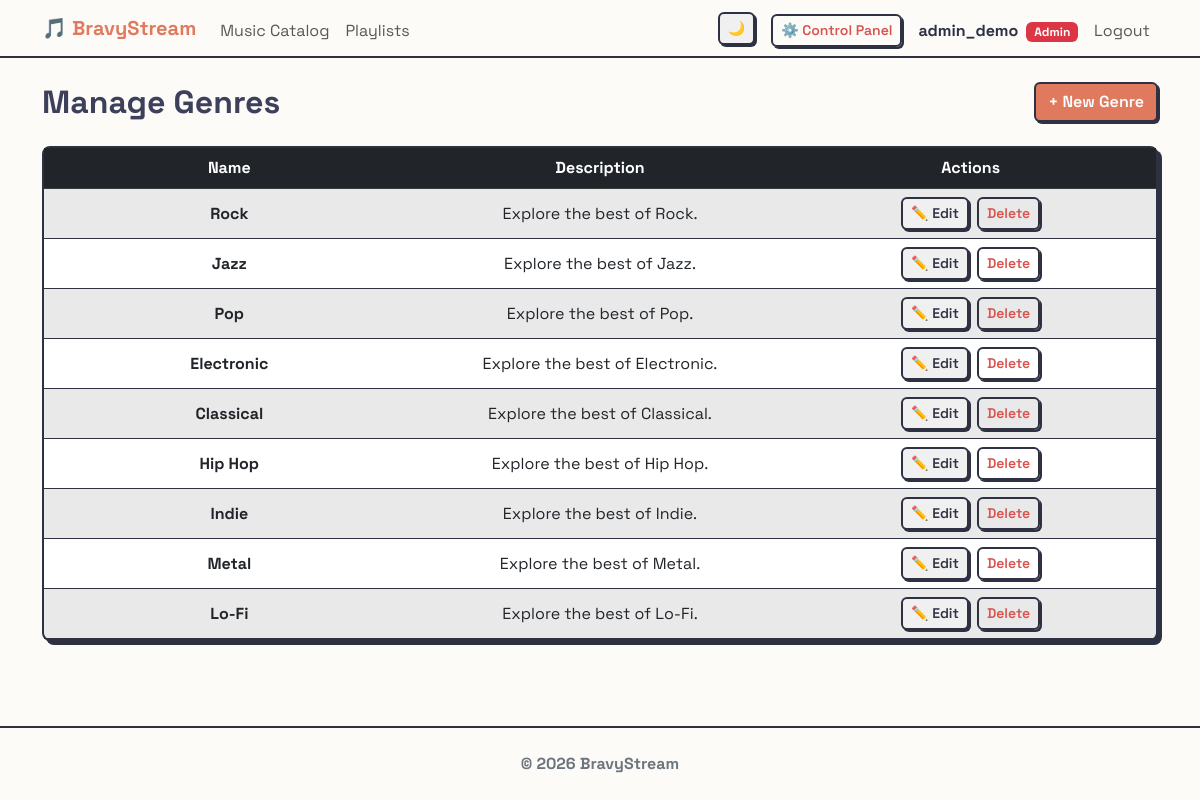
Page /music/genres/ (signed in) on the committed database.
### users/models.py (models this page shows, shortened)
class CustomUser(AbstractUser):
    ROLE_CHOICES = (
        ('listener', 'Listener'),
        ('curator', 'Curator'),
        ('moderator', 'Moderator'),
    )
    role = models.CharField(max_length=20, choices=ROLE_CHOICES, default='listener')
    birth_date = models.DateField(null=True, blank=True)
    friends = models.ManyToManyField('self', blank=True)
    ICON_CHOICES = [
        ('👤', '👤'),
        ('🐶', '🐶'),
        ('🐱', '🐱'),
        ('🦊', '🦊'),
        ('🐯', '🐯'),
        ('🐼', '🐼'),
        ('🐰', '🐰'),
        ('👽', '👽'),
        ('🤖', '🤖'),
        ('👻', '👻'),
        ('🤠', '🤠'),
    ]
    profile_icon = models.CharField(max_length=10, choices=ICON_CHOICES, default='👤')
    @property
    def pending_friend_requests_count(self):
        return self.received_requests.filter(is_accepted=False).count()

### music/models.py (models this page shows, shortened)
class Genre(models.Model):
    name = models.CharField(max_length=100, unique=True)
    description = models.TextField(blank=True, null=True)

### music/views.py (the view)
# urls.py: path('genres/', GenreListView.as_view(), name='genre_list'),
class GenreListView(LoginRequiredMixin, CuratorRequiredMixin, ListView):
    model = Genre
    template_name = 'music/genre_list.html'

### music/views.py (called while the page is built)
    def test_func(self):
        return self.request.user.role == 'curator' or self.request.user.is_superuser

### templates/music/genre_list.html (shortened to what this page needs)
{% extends 'base.html' %}
{% block content %}
<div class="d-flex justify-content-between align-items-center mb-4">
    <h2 class="mb-0" style="color: var(--accent-tertiary);">Manage Genres</h2>
    <a href="{% url 'music:genre_create' %}" class="btn btn-primary">+ New Genre</a>
</div>
<div class="card neo-card">
    <div class="table-responsive" style="overflow: visible;">
        <table class="table table-striped table-hover mb-0">
            <thead class="table-dark text-center">
                <tr>
                    <th style="width: 33.33%;">Name</th>
                    <th style="width: 33.33%;">Description</th>
                    <th style="width: 33.33%;">Actions</th>
                </tr>
            </thead>
            <tbody class="text-center">
                {% for genre in object_list %}
                <tr>
                    <td class="align-middle fw-bold">{{ genre.name }}</td>
                    <td class="align-middle">{{ genre.description|default:"No description" }}</td>
                    <td class="align-middle">
                        <div class="d-flex justify-content-center gap-2">
                            <a href="{% url 'music:genre_update' genre.pk %}" class="btn btn-sm btn-outline-secondary">✏️ Edit</a>
                            <a href="{% url 'music:genre_delete' genre.pk %}" class="btn btn-sm btn-outline-danger">Delete</a>
                        </div>
                    </td>
                </tr>
                {% empty %}
                <tr>
                    <td colspan="3" class="text-center text-muted p-4">
                        No genres defined yet. Create one!
                    </td>
                </tr>
                {% endfor %}
            </tbody>
        </table>
    </div>
</div>
{% endblock %}

### templates/base.html (shortened to what this page needs)
<!DOCTYPE html>
<html lang="it">
<head>
	<link href="https://cdn.jsdelivr.net/npm/bootstrap@5.3.0/dist/css/bootstrap.min.css" rel="stylesheet">
	{% load static %}
	<link rel="stylesheet" href="{% static 'css/style.css' %}">
</head>
<body class="d-flex flex-column min-vh-100" hx-boost="true" hx-headers='{"X-CSRFToken": "{{ csrf_token }}"}'>
	<nav class="navbar navbar-expand-lg navbar-light sticky-top"
		style="background-color: var(--bg-color); border-bottom: 2px solid var(--text-primary);">
		<div class="container">
			<a class="navbar-brand fw-bold" href="{% url 'pages:home' %}" style="color: var(--accent-primary);">🎵
				BravyStream</a>
			<div class="collapse navbar-collapse order-lg-2" id="navbarNav">
				<ul class="navbar-nav me-auto">
					<li class="nav-item">
						<a class="nav-link" href="{% url 'music:song_list' %}">Music Catalog</a>
					</li>
					<li class="nav-item">
						<a class="nav-link" href="{% url 'music:playlist_list' %}">Playlists</a>
					</li>
				</ul>
				<ul class="navbar-nav ms-auto align-items-lg-center">
					<li class="nav-item me-3 d-none d-lg-block">
						<button id="themeToggleDesktop" class="btn btn-sm btn-outline-secondary theme-toggle"
							title="Toggle Theme">
						</button>
					</li>
					{% if user.is_superuser %}
					<li class="nav-item me-2 d-none d-lg-block">
						<a class="btn btn-sm btn-outline-danger mt-1" href="{% url 'admin:index' %}" title="Django Admin Dashboard" hx-boost="false">
							⚙️ Control Panel
						</a>
					</li>
					{% endif %}
					{% if user.is_authenticated %}
					<li class="nav-item">
						<a href="{% url 'users:profile' %}" class="nav-link fw-bold text-decoration-none"
							style="color: var(--text-primary);">
							{{ user.username }}
							{% if user.is_superuser %}
							<span class="badge bg-danger ms-1">Admin</span>
							{% elif user.role == 'moderator' %}
							<span class="badge bg-success ms-1">Moderator</span>
							{% elif user.role == 'curator' %}
							<span class="badge bg-warning text-dark ms-1">Curator</span>
							{% endif %}
						</a>
					</li>
					<li class="nav-item">
						<form method="post" action="{% url 'users:logout' %}" class="m-0 p-0"
							onsubmit="closeGlobalPlayer()">
							<button type="submit"
								class="nav-link border-0 bg-transparent w-100 text-start">Logout</button>
						</form>
					</li>
					{% endif %}
				</ul>
			</div>
		</div>
	</nav>
	<main class="container my-4 flex-grow-1">
		{% block content %}{% endblock %}
	</main>
	<footer class="text-secondary text-center py-4 mt-auto"
		style="border-top: 2px solid var(--text-primary); background-color: var(--bg-color);">
		<p class="mb-0 fw-bold">&copy; 2026 BravyStream</p>
	</footer>
</body>
</html>

### static/css/style.css (style rules this page uses)
:root { --bg-color: #FDFBF7; --text-primary: #2D3142; --text-secondary: #4F5D75; --accent-primary: #E07A5F; --accent-secondary: #81B29A; --accent-tertiary: #3D405B; --neo-border: 2px solid #2D3142; --neo-shadow: 4px 4px 0px #2D3142; --neo-shadow-hover: 2px 2px 0px #2D3142; --font-main: 'Space Grotesk', sans-serif; }
body { background-color: var(--bg-color); color: var(--text-primary); font-family: var(--font-main); min-height: 100vh; }
h1, h2, h3, h4, h5, h6 { font-weight: 700; color: var(--text-primary); }
.neo-card { background: #ffffff !important; border: var(--neo-border) !important; border-radius: 8px !important; box-shadow: var(--neo-shadow); color: var(--text-primary) !important; transition: transform 0.1s ease, box-shadow 0.1s ease; position: relative; z-index: 1; }
a { color: var(--accent-primary); transition: color 0.2s ease; }
.card { background-color: #ffffff; border: var(--neo-border); border-radius: 8px; color: var(--text-primary); }
.table { color: var(--text-primary); border-color: var(--text-primary); }
.table-dark { background-color: var(--text-primary); color: #fff; }
.table-striped>tbody>tr:nth-of-type(odd)>* { background-color: rgba(61, 64, 91, 0.05); }
.btn { border-radius: 6px; font-weight: 600; border: 2px solid var(--text-primary); box-shadow: 2px 2px 0px var(--text-primary); transition: transform 0.1s ease, box-shadow 0.1s ease; }
.btn-primary { background-color: var(--accent-primary); color: #fff; border-color: var(--text-primary); }
.btn-outline-danger { border: 2px solid var(--text-primary); color: #d9534f; font-weight: 600; }
.btn-outline-secondary { border: 2px solid var(--text-primary); color: var(--text-primary); background-color: #f0f0f0; }
.navbar-nav .nav-link { position: relative; display: inline-block; padding-bottom: 2px; }
.navbar-nav .nav-link::after { content: ''; position: absolute; width: 0; height: 3px; bottom: 0; left: 50%; background-color: var(--accent-primary); transition: width 0.3s cubic-bezier(0.25, 0.8, 0.25, 1); transform: translateX(-50%); border-radius: 2px; }

### rows in the picture
CustomUser: username "admin_demo"
Genre: name "Rock", description "Explore the best of Rock."
Genre: name "Jazz", description "Explore the best of Jazz."
Genre: name "Pop", description "Explore the best of Pop."
Genre: name "Electronic", description "Explore the best of Electronic."
Genre: name "Classical", description "Explore the best of Classical."
Genre: name "Hip Hop", description "Explore the best of Hip Hop."
Genre: name "Indie", description "Explore the best of Indie."
Genre: name "Metal", description "Explore the best of Metal."
Genre: name "Lo-Fi", description "Explore the best of Lo-Fi."
